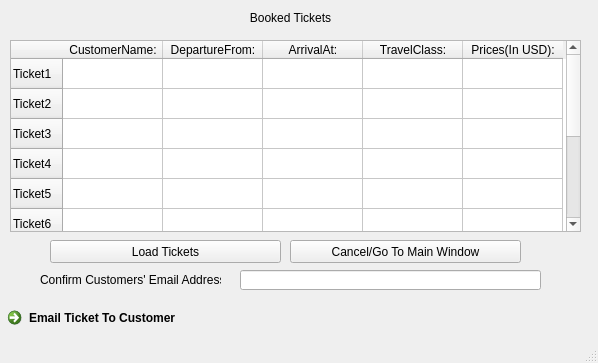
<?xml version="1.0" encoding="UTF-8"?>
<ui version="4.0">
 <class>BookedWindow</class>
 <widget class="QMainWindow" name="BookedWindow">
  <property name="geometry">
   <rect>
    <x>0</x>
    <y>0</y>
    <width>598</width>
    <height>363</height>
   </rect>
  </property>
  <property name="windowTitle">
   <string>MainWindow</string>
  </property>
  <widget class="QWidget" name="centralwidget">
   <widget class="QTableWidget" name="tableWidget">
    <property name="geometry">
     <rect>
      <x>10</x>
      <y>40</y>
      <width>571</width>
      <height>192</height>
     </rect>
    </property>
    <property name="selectionBehavior">
     <enum>QAbstractItemView::SelectRows</enum>
    </property>
    <row>
     <property name="text">
      <string>Ticket1</string>
     </property>
    </row>
    <row>
     <property name="text">
      <string>Ticket2</string>
     </property>
    </row>
    <row>
     <property name="text">
      <string>Ticket3</string>
     </property>
    </row>
    <row>
     <property name="text">
      <string>Ticket4</string>
     </property>
    </row>
    <row>
     <property name="text">
      <string>Ticket5</string>
     </property>
    </row>
    <row>
     <property name="text">
      <string>Ticket6</string>
     </property>
    </row>
    <row>
     <property name="text">
      <string>Ticket7</string>
     </property>
    </row>
    <row>
     <property name="text">
      <string>Ticket8</string>
     </property>
    </row>
    <row>
     <property name="text">
      <string>Ticket9</string>
     </property>
    </row>
    <row>
     <property name="text">
      <string>Ticket10</string>
     </property>
    </row>
    <column>
     <property name="text">
      <string>CustomerName:</string>
     </property>
    </column>
    <column>
     <property name="text">
      <string>DepartureFrom:</string>
     </property>
    </column>
    <column>
     <property name="text">
      <string>ArrivalAt:</string>
     </property>
    </column>
    <column>
     <property name="text">
      <string>TravelClass:</string>
     </property>
    </column>
    <column>
     <property name="text">
      <string>Prices(In USD):</string>
     </property>
    </column>
   </widget>
   <widget class="QLabel" name="label">
    <property name="geometry">
     <rect>
      <x>160</x>
      <y>10</y>
      <width>261</width>
      <height>16</height>
     </rect>
    </property>
    <property name="text">
     <string>Booked Tickets</string>
    </property>
    <property name="alignment">
     <set>Qt::AlignCenter</set>
    </property>
   </widget>
   <widget class="QCommandLinkButton" name="commandLinkButton">
    <property name="geometry">
     <rect>
      <x>0</x>
      <y>300</y>
      <width>621</width>
      <height>41</height>
     </rect>
    </property>
    <property name="text">
     <string>Email Ticket To Customer</string>
    </property>
   </widget>
   <widget class="QLabel" name="label_2">
    <property name="geometry">
     <rect>
      <x>40</x>
      <y>270</y>
      <width>181</width>
      <height>20</height>
     </rect>
    </property>
    <property name="text">
     <string>Confirm Customers' Email Address: </string>
    </property>
   </widget>
   <widget class="QLineEdit" name="lineEdit">
    <property name="geometry">
     <rect>
      <x>240</x>
      <y>270</y>
      <width>301</width>
      <height>20</height>
     </rect>
    </property>
   </widget>
   <widget class="QPushButton" name="pushButton">
    <property name="geometry">
     <rect>
      <x>50</x>
      <y>240</y>
      <width>231</width>
      <height>23</height>
     </rect>
    </property>
    <property name="text">
     <string>Load Tickets</string>
    </property>
   </widget>
   <widget class="QPushButton" name="pushButton_2">
    <property name="geometry">
     <rect>
      <x>290</x>
      <y>240</y>
      <width>231</width>
      <height>23</height>
     </rect>
    </property>
    <property name="text">
     <string>Cancel/Go To Main Window</string>
    </property>
   </widget>
  </widget>
  <widget class="QStatusBar" name="statusbar"/>
 </widget>
 <resources/>
 <connections/>
</ui>
